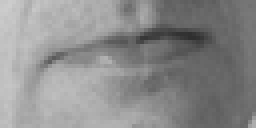
#> input picture data/test/img_not_smile/1.png, 64 x 32 px (shown 4 times larger); its folder holds only this picture in this run
$ python pre-process.py   (older library calls are emulated)
#> lines starting #> are read from the running program, lines starting #| are printed output that depends on the picture
import os
import random

from os.path import isdir
from PIL import Image, ImageFile, ImageEnhance

PATH = './test/' # also ./test/
SIZE = (64, 32)

def save(img, path, ind):
    img.save(path + '/' + str(ind) + '.png')

def process_img(path):
#> called with path = './test/img_not_smile'
    ind = 1
    files = os.listdir(path)
    for file in files:
        if file == '.DS_Store':
            continue
        # gray
        img = Image.open(path + '/' + file)
#> img is the input picture: PIL image 64x32 L; min 47, max 205, mean 139.8
        gray = img.convert('L')
        # resize
        resized = gray.resize(SIZE, Image.ANTIALIAS)
        save(resized, path, ind)
        ind += 1
        # random crop
        offset = random.uniform(4, 16)
        cropped = gray.crop((offset, offset, gray.size[0], gray.size[1]))
        cropped = cropped.resize(SIZE, Image.ANTIALIAS)
#> cropped: PIL image 64x32 L
        save(cropped, path, ind)
        ind += 1
        cropped = gray.crop((offset, 0, gray.size[0], gray.size[1] - offset))
#> cropped: PIL image 50x18 L
        cropped = cropped.resize(SIZE, Image.ANTIALIAS)
#> cropped: PIL image 64x32 L
        save(cropped, path, ind)
        ind += 1
        cropped = gray.crop((0, offset, gray.size[0] - offset, gray.size[1]))
#> cropped: PIL image 50x18 L
        cropped = cropped.resize(SIZE, Image.ANTIALIAS)
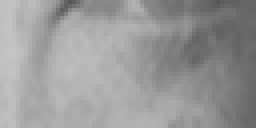
#> cropped: PIL image 64x32 L (shown 4 times larger); min 87, max 197, mean 153.2
        save(cropped, path, ind)
        ind += 1
        cropped = gray.crop((0, 0, gray.size[0] - offset, gray.size[1] - offset))
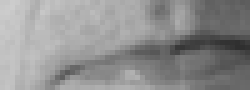
#> cropped: PIL image 50x18 L (shown 5 times larger); min 47, max 205, mean 143.9
        cropped = cropped.resize(SIZE, Image.ANTIALIAS)
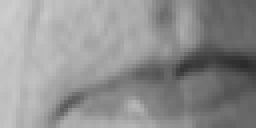
#> cropped: PIL image 64x32 L (shown 4 times larger); min 43, max 205, mean 143.9
        save(cropped, path, ind)
        ind += 1
        # rotate
        angle = random.randint(12, 18)
        rotated = gray.rotate(angle, resample=Image.BICUBIC)
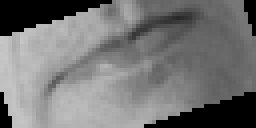
#> rotated: PIL image 64x32 L (shown 4 times larger); min 0, max 199, mean 117
        rotated = rotated.resize(SIZE, Image.ANTIALIAS)
        save(rotated, path, ind)
        ind += 1
        angle = random.randint(-18, -12)
        rotated = gray.rotate(angle, resample=Image.BICUBIC)
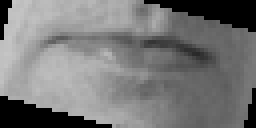
#> rotated: PIL image 64x32 L (shown 4 times larger); min 0, max 197, mean 119.2
        rotated = rotated.resize(SIZE, Image.ANTIALIAS)
        save(rotated, path, ind)
        ind += 1
        # horizontal flip
        flipped = gray.transpose(Image.FLIP_LEFT_RIGHT)
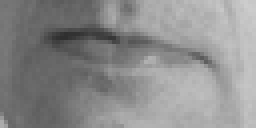
#> flipped: PIL image 64x32 L (shown 4 times larger); min 47, max 205, mean 139.8
        flipped = flipped.resize(SIZE, Image.ANTIALIAS)
        save(flipped, path, ind)
        ind += 1
        # enhance
        enhanced = ImageEnhance.Color(gray).enhance(random.uniform(0.5, 1.5))
        enhanced = ImageEnhance.Brightness(enhanced).enhance(random.uniform(0.5, 1.5))
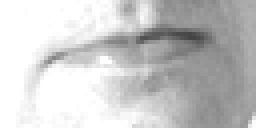
#> enhanced: PIL image 64x32 L (shown 4 times larger); min 68, max 255, mean 201.1
        enhanced = ImageEnhance.Contrast(enhanced).enhance(random.uniform(0.5, 1.5))
        enhanced = ImageEnhance.Sharpness(enhanced).enhance(random.uniform(0.5, 1.5))
        enhanced = enhanced.resize(SIZE, Image.ANTIALIAS)
        save(enhanced, path, ind)
        ind += 1
        enhanced = ImageEnhance.Color(gray).enhance(random.uniform(0.5, 1.5))
        enhanced = ImageEnhance.Brightness(enhanced).enhance(random.uniform(0.5, 1.5))
        enhanced = ImageEnhance.Contrast(enhanced).enhance(random.uniform(0.5, 1.5))
        enhanced = ImageEnhance.Sharpness(enhanced).enhance(random.uniform(0.5, 1.5))
        enhanced = enhanced.resize(SIZE, Image.ANTIALIAS)
        save(enhanced, path, ind)
        ind += 1

if __name__ == '__main__':
    dirs = os.listdir(PATH)
    for dir in dirs:
        dir_path = PATH + dir
        if isdir(dir_path):
            process_img(dir_path)
#> pass 2 of the loop `for dir in dirs:`:
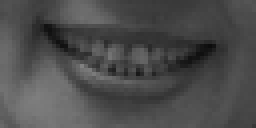
#> input picture data/test/img_smile/1.png, 64 x 32 px (shown 4 times larger)
#> in process_img, img is the input picture: PIL image 64x32 L; min 12, max 129, mean 76.3
#> in process_img (call 2), `flipped = gray.transpose(Image.FLIP_LEFT_RIGHT)`:
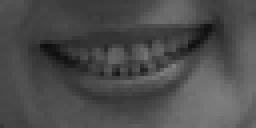
#> flipped: PIL image 64x32 L (shown 4 times larger); min 12, max 129, mean 76.3
#> in process_img (call 2), `enhanced = ImageEnhance.Brightness(enhanced).enhance(random.uniform(0...`:
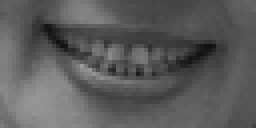
#> enhanced: PIL image 64x32 L (shown 4 times larger); min 14, max 155, mean 91.5
